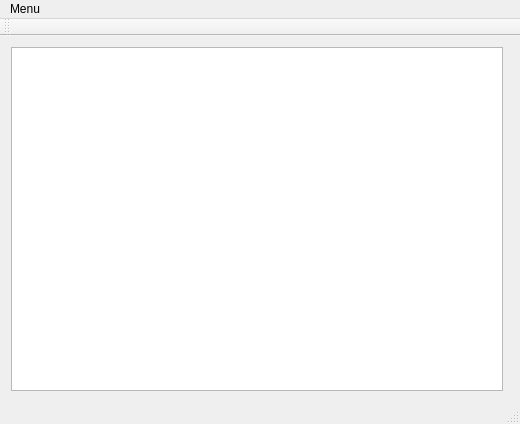
<?xml version="1.0" encoding="UTF-8"?>
<ui version="4.0">
 <class>MainWindow</class>
 <widget class="QMainWindow" name="MainWindow">
  <property name="geometry">
   <rect>
    <x>0</x>
    <y>0</y>
    <width>520</width>
    <height>424</height>
   </rect>
  </property>
  <property name="windowTitle">
   <string>MainWindow</string>
  </property>
  <widget class="QWidget" name="centralWidget">
   <layout class="QHBoxLayout" name="horizontalLayout">
    <item>
     <widget class="MapView" name="tableViewMap">
      <property name="sizePolicy">
       <sizepolicy hsizetype="Expanding" vsizetype="Expanding">
        <horstretch>0</horstretch>
        <verstretch>0</verstretch>
       </sizepolicy>
      </property>
      <property name="focusPolicy">
       <enum>Qt::WheelFocus</enum>
      </property>
      <property name="verticalScrollBarPolicy">
       <enum>Qt::ScrollBarAlwaysOff</enum>
      </property>
      <property name="horizontalScrollBarPolicy">
       <enum>Qt::ScrollBarAlwaysOff</enum>
      </property>
      <property name="sizeAdjustPolicy">
       <enum>QAbstractScrollArea::AdjustToContents</enum>
      </property>
      <property name="editTriggers">
       <set>QAbstractItemView::NoEditTriggers</set>
      </property>
      <property name="tabKeyNavigation">
       <bool>false</bool>
      </property>
      <property name="showDropIndicator" stdset="0">
       <bool>false</bool>
      </property>
      <property name="dragDropOverwriteMode">
       <bool>false</bool>
      </property>
      <property name="selectionMode">
       <enum>QAbstractItemView::NoSelection</enum>
      </property>
      <property name="selectionBehavior">
       <enum>QAbstractItemView::SelectItems</enum>
      </property>
      <property name="cornerButtonEnabled">
       <bool>false</bool>
      </property>
      <attribute name="horizontalHeaderDefaultSectionSize">
       <number>20</number>
      </attribute>
      <attribute name="horizontalHeaderMinimumSectionSize">
       <number>20</number>
      </attribute>
      <attribute name="verticalHeaderDefaultSectionSize">
       <number>20</number>
      </attribute>
      <attribute name="verticalHeaderMinimumSectionSize">
       <number>20</number>
      </attribute>
     </widget>
    </item>
    <item>
     <widget class="PlayerInfoWidget" name="widget" native="true"/>
    </item>
   </layout>
  </widget>
  <widget class="QMenuBar" name="menuBar">
   <property name="geometry">
    <rect>
     <x>0</x>
     <y>0</y>
     <width>520</width>
     <height>26</height>
    </rect>
   </property>
   <widget class="QMenu" name="menuMenu">
    <property name="title">
     <string>Menu</string>
    </property>
    <addaction name="actionReset"/>
    <addaction name="actionExit"/>
   </widget>
   <addaction name="menuMenu"/>
  </widget>
  <widget class="QToolBar" name="mainToolBar">
   <attribute name="toolBarArea">
    <enum>TopToolBarArea</enum>
   </attribute>
   <attribute name="toolBarBreak">
    <bool>false</bool>
   </attribute>
  </widget>
  <widget class="QStatusBar" name="statusBar"/>
  <action name="actionExit">
   <property name="text">
    <string>Exit</string>
   </property>
  </action>
  <action name="actionReset">
   <property name="text">
    <string>Reset</string>
   </property>
  </action>
 </widget>
 <layoutdefault spacing="6" margin="11"/>
 <customwidgets>
  <customwidget>
   <class>MapView</class>
   <extends>QTableView</extends>
   <header>mapview.h</header>
  </customwidget>
  <customwidget>
   <class>PlayerInfoWidget</class>
   <extends>QWidget</extends>
   <header>playerinfowidget.h</header>
   <container>1</container>
  </customwidget>
 </customwidgets>
 <resources/>
 <connections/>
</ui>
